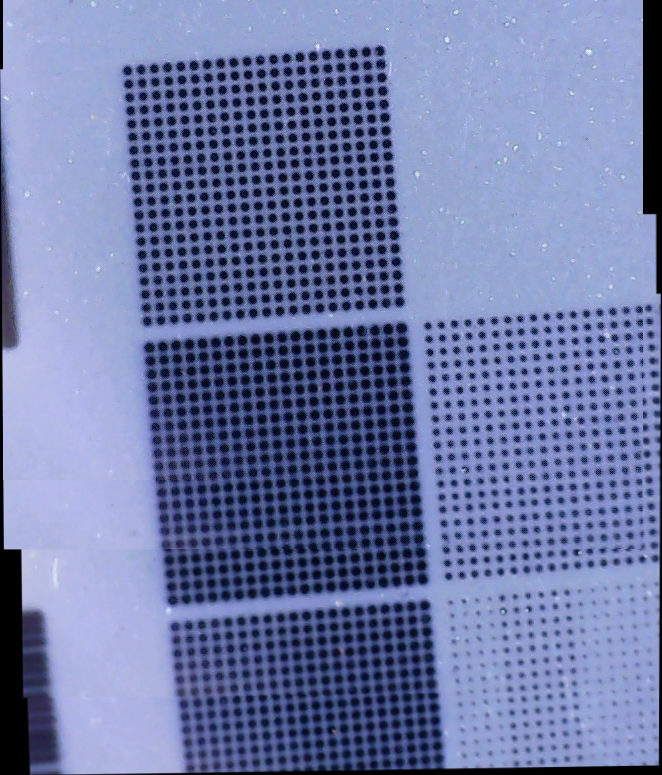
#> input picture classes/stitched.png, 662 x 775 px
$ python stitching.py
#> lines starting #> are read from the running program, lines starting #| are printed output that depends on the picture; after the words box and inside, x2 and y2 are one past the last pixel; in counts of white or black regions, pixels touching at a corner belong together
# http://datahacker.rs/005-how-to-create-a-panorama-image-using-opencv-with-python/

import sys
import cv2
import numpy as np

# [8 lines of commented-out code are left out]
img1 = cv2.imread("stitched.png")
#> img1 is the input picture: shape (775, 662, 3); mean B, G, R 166.3, 121.4, 110.1
img2 = cv2.imread("1.jpg")
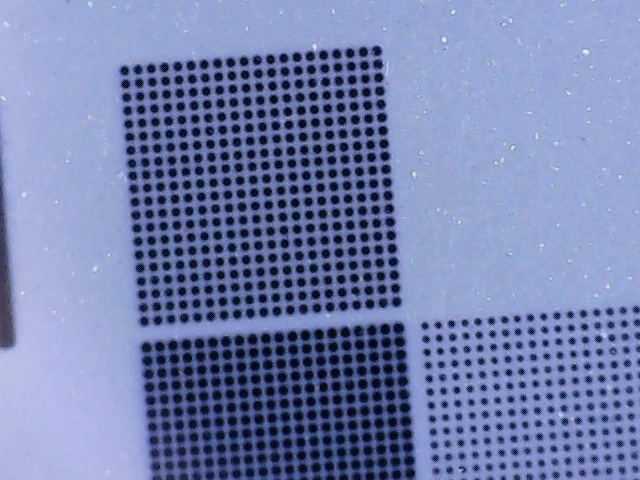
#> input picture classes/1.jpg, 640 x 480 px
#> img2 is the input picture: shape (480, 640, 3); mean B, G, R 174.9, 129.5, 117.2

img1_gray = cv2.cvtColor(img1, cv2.COLOR_BGR2GRAY)
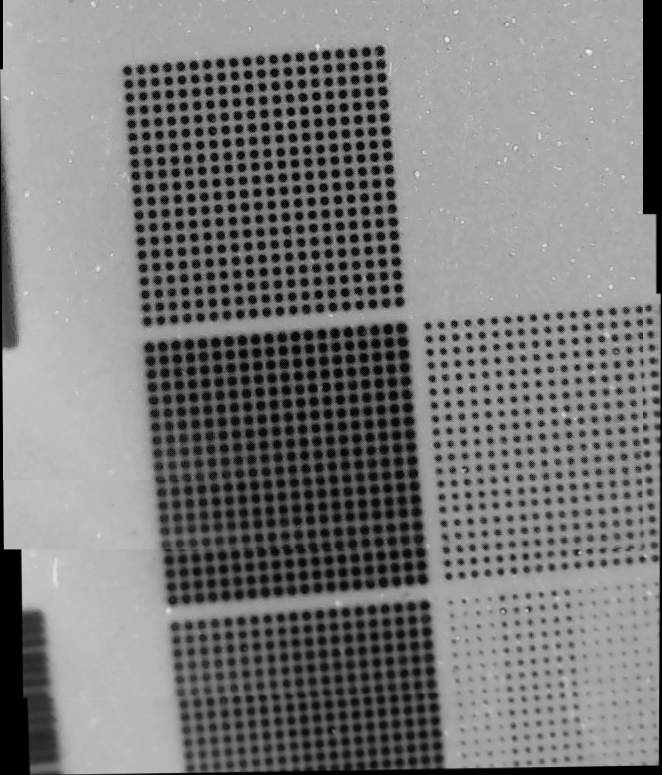
#> img1_gray: shape (775, 662); min 0, max 244, mean 123.1
img2_gray = cv2.cvtColor(img2, cv2.COLOR_BGR2GRAY)
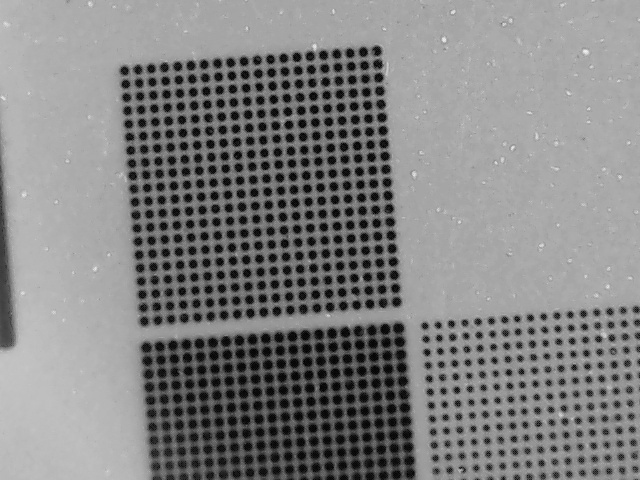
#> img2_gray: shape (480, 640); min 1, max 244, mean 130.9

# cv2.imshow(img1_gray)
# cv2.imshow(img2_gray)
# cv2.waitKey(0)

# Create our ORB detector and detect keypoints and descriptors
orb = cv2.ORB_create(nfeatures=2000)

# Find the key points and descriptors with ORB
keypoints1, descriptors1 = orb.detectAndCompute(img1, None)
#> keypoints1 = 2000 keypoints; strongest (x, y, size): (313, 54, 53.6), (385, 131, 53.6), (384, 90, 53.6), (385, 128, 53.6)
keypoints2, descriptors2 = orb.detectAndCompute(img2, None)
#> keypoints2 = 2000 keypoints; strongest (x, y, size): (378, 64, 53.6), (297, 57, 53.6), (380, 90, 53.6), (380, 78, 53.6)

# cv2.imshow(cv2.drawKeypoints(img1, keypoints1, None, (255, 0, 255)))
# cv2.imshow(cv2.drawKeypoints(img2, keypoints2, None, (255, 0, 255)))
# cv2.waitKey(0)

# Create a BFMatcher object.
# It will find all of the matching keypoints on two images
bf = cv2.BFMatcher_create(cv2.NORM_HAMMING)

# Find matching points
matches = bf.knnMatch(descriptors1, descriptors2,k=2)
#> matches = 2000 matches
print(keypoints1[0].pt)
#| (464.0, 441.0)
print(keypoints1[0].size)
#| 31.0
print("Descriptor of the first keypoint: ")
print(descriptors1[0])
#| [ 28 133 173 233 159  98 107 142   6  53 142 130  81  55  56 102 123 214
#|   27 184  26 137 109 148 237 167 187 197 183 195 180  98]
#print(matches_sorted[0].distance)

def draw_matches(img1, keypoints1, img2, keypoints2, matches):
  r, c = img1.shape[:2]
  r1, c1 = img2.shape[:2]

  # Create a blank image with the size of the first image + second image
  output_img = np.zeros((max([r, r1]), c+c1, 3), dtype='uint8')
  output_img[:r, :c, :] = np.dstack([img1, img1, img1])
  output_img[:r1, c:c+c1, :] = np.dstack([img2, img2, img2])

  # Go over all of the matching points and extract them
  for match in matches:
    img1_idx = match.queryIdx
    img2_idx = match.trainIdx
    (x1, y1) = keypoints1[img1_idx].pt
    (x2, y2) = keypoints2[img2_idx].pt

    # Draw circles on the keypoints
    cv2.circle(output_img, (int(x1),int(y1)), 4, (0, 255, 255), 1)
    cv2.circle(output_img, (int(x2)+c,int(y2)), 4, (0, 255, 255), 1)

    # Connect the same keypoints
    cv2.line(output_img, (int(x1),int(y1)), (int(x2)+c,int(y2)), (0, 255, 255), 1)

  return output_img

all_matches = []
for m, n in matches:
  all_matches.append(m)
#> after the loop, all_matches = 2000 matches

img3 = draw_matches(img1_gray, keypoints1, img2_gray, keypoints2, all_matches[:30])
#> in draw_matches, `output_img[:r, :c, :] = np.dstack([img1, img1, img1])`:
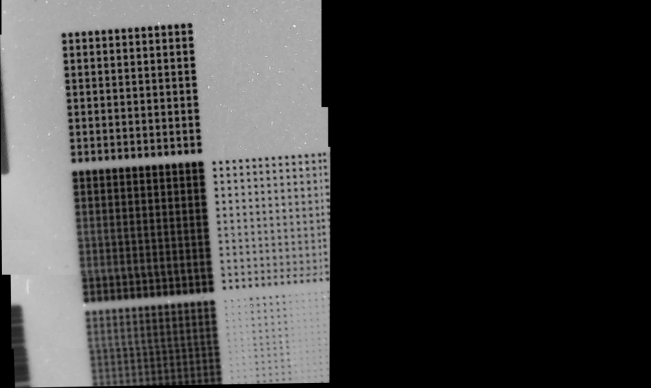
#> output_img: shape (775, 1302, 3) (shown at 1/2 size); min 0, max 244, mean 62.6
#> in draw_matches, `output_img[:r1, c:c+c1, :] = np.dstack([img2, img2, img2])`:
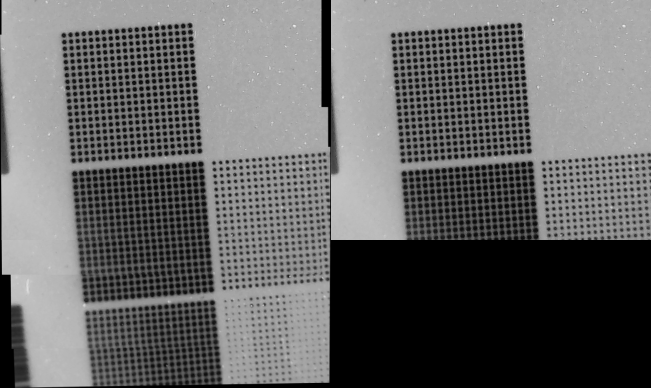
#> output_img: shape (775, 1302, 3) (shown at 1/2 size); min 0, max 244, mean 102.5
#> the loop in draw_matches, `for match in matches:` made 30 passes
#> (img2_idx, x1, y1, x2, y2) on passes 1 to 12: (306, 464, 441, 461, 441), (39, 448, 391, 445, 391), (56, 478, 441, 475, 441), (59, 590, 379, 587, 379), (42, 430, 391, 427, 391), (34, 244, 73, 241, 73), (167, 432, 353, 429, 353), (47, 488, 401, 485, 401), (35, 462, 391, 459, 391), (32, 426, 327, 423, 327), (179, 600, 351, 597, 351), (186, 588, 351, 585, 351)
#> after the loop in draw_matches, `for match in matches:`:
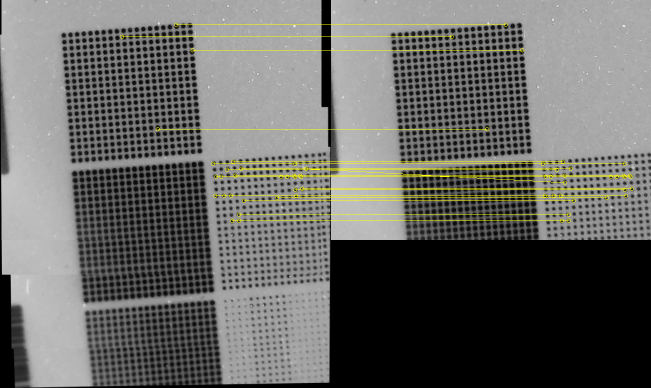
#> output_img: shape (775, 1302, 3) (shown at 1/2 size); 1.33% of pixels changed, all inside (x1, y1, x2, y2) = (240, 45, 1268, 446); drawn as B, G, R
# cv2.imshow(img3)
# cv2.waitKey(0)

# Finding the best matches
good = []
for m, n in matches:
    if m.distance < 0.6 * n.distance:
        good.append(m)
#> after the loop, good = 679 matches

# cv2.imshow(cv2.drawKeypoints(img1, [keypoints1[m.queryIdx] for m in good], None, (255, 0, 255)))
# cv2.imshow(cv2.drawKeypoints(img2, [keypoints2[m.trainIdx] for m in good], None, (255, 0, 255)))
# cv2.waitKey(0)
def warpImages(img1, img2, H):

  rows1, cols1 = img1.shape[:2]
  rows2, cols2 = img2.shape[:2]

  list_of_points_1 = np.float32([[0,0], [0, rows1],[cols1, rows1], [cols1, 0]]).reshape(-1, 1, 2)
  temp_points = np.float32([[0,0], [0,rows2], [cols2,rows2], [cols2,0]]).reshape(-1,1,2)

  # When we have established a homography we need to warp perspective
  # Change field of view
  list_of_points_2 = cv2.perspectiveTransform(temp_points, H)

  list_of_points = np.concatenate((list_of_points_1,list_of_points_2), axis=0)

  [x_min, y_min] = np.int32(list_of_points.min(axis=0).ravel() - 0.5)
  [x_max, y_max] = np.int32(list_of_points.max(axis=0).ravel() + 0.5)

  translation_dist = [-x_min,-y_min]

  H_translation = np.array([[1, 0, translation_dist[0]], [0, 1, translation_dist[1]], [0, 0, 1]])

  output_img = cv2.warpPerspective(img2, H_translation.dot(H), (x_max-x_min, y_max-y_min))
  output_img[translation_dist[1]:rows1+translation_dist[1], translation_dist[0]:cols1+translation_dist[0]] = img1

  return output_img

  # Set minimum match condition
MIN_MATCH_COUNT = 10

if len(good) > MIN_MATCH_COUNT:
    # Convert keypoints to an argument for findHomography
    src_pts = np.float32([ keypoints1[m.queryIdx].pt for m in good]).reshape(-1,1,2)
#> src_pts = 679 rows, first 8: [464, 441], [448, 391], [478, 441], [590, 379], [430, 391], [244, 73], [432, 353], [488, 401]
    dst_pts = np.float32([ keypoints2[m.trainIdx].pt for m in good]).reshape(-1,1,2)
#> dst_pts = 679 rows, first 8: [461, 441], [445, 391], [475, 441], [587, 379], [427, 391], [241, 73], [429, 353], [485, 401]
    # Establish a homography
    M, _ = cv2.findHomography(src_pts, dst_pts, cv2.RANSAC,5.0)
#> M = [[0.997, 0.00125, -2.72], [-0.000749, 0.999, 0.202], [-3e-06, 1.09e-06, 1]]
    result = warpImages(img2, img1, M)
#> in warpImages, `list_of_points_2 = cv2.perspectiveTransform(temp_points, H)`: list_of_points_2 = [[-2.72, 0.202], [-1.74, 774], [659.1, 775.1], [658.7, -0.294]]
#> in warpImages, `list_of_points = np.concatenate((list_of_points_1,list_of_points_2), a..`: list_of_points = [[0, 0], [0, 480], [640, 480], [640, 0], [-2.72, 0.202], [-1.74, 774], [659.1, 775.1], [658.7, -0.294]]
#> in warpImages, `[x_min, y_min] = np.int32(list_of_points.min(axis=0).ravel() - 0.5)`: x_min = -3; y_min = 0
#> in warpImages, `[x_max, y_max] = np.int32(list_of_points.max(axis=0).ravel() + 0.5)`: x_max = 659; y_max = 775
#> in warpImages, `translation_dist = [-x_min,-y_min]`: translation_dist = [3, 0]
#> in warpImages, `H_translation = np.array([[1, 0, translation_dist[0]], [0, 1, translat..`: H_translation = [[1, 0, 3], [0, 1, 0], [0, 0, 1]]
    # cv2.imshow(result)
    # cv2.waitKey(0)
    cv2.imwrite('stitched.png',result)
